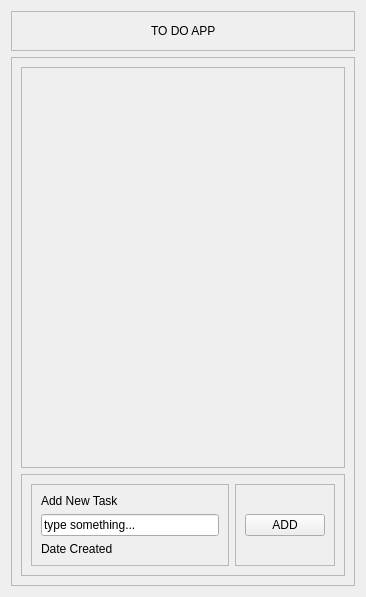
<?xml version="1.0" encoding="UTF-8"?>
<ui version="4.0">
 <class>ToDoApp</class>
 <widget class="QWidget" name="ToDoApp">
  <property name="geometry">
   <rect>
    <x>0</x>
    <y>0</y>
    <width>366</width>
    <height>597</height>
   </rect>
  </property>
  <property name="windowTitle">
   <string>ToDoApp</string>
  </property>
  <layout class="QVBoxLayout" name="verticalLayout">
   <item>
    <widget class="QFrame" name="TitleBarFrame">
     <property name="frameShape">
      <enum>QFrame::StyledPanel</enum>
     </property>
     <property name="frameShadow">
      <enum>QFrame::Raised</enum>
     </property>
     <layout class="QHBoxLayout" name="horizontalLayout">
      <item>
       <spacer name="horizontalSpacer">
        <property name="orientation">
         <enum>Qt::Horizontal</enum>
        </property>
        <property name="sizeHint" stdset="0">
         <size>
          <width>343</width>
          <height>20</height>
         </size>
        </property>
       </spacer>
      </item>
      <item>
       <widget class="QLabel" name="TiitleText">
        <property name="text">
         <string>TO DO APP</string>
        </property>
       </widget>
      </item>
      <item>
       <spacer name="horizontalSpacer_2">
        <property name="orientation">
         <enum>Qt::Horizontal</enum>
        </property>
        <property name="sizeHint" stdset="0">
         <size>
          <width>342</width>
          <height>20</height>
         </size>
        </property>
       </spacer>
      </item>
     </layout>
    </widget>
   </item>
   <item>
    <widget class="QFrame" name="ContentFrame">
     <property name="frameShape">
      <enum>QFrame::StyledPanel</enum>
     </property>
     <property name="frameShadow">
      <enum>QFrame::Raised</enum>
     </property>
     <layout class="QVBoxLayout" name="verticalLayout_2">
      <item>
       <widget class="QScrollArea" name="AllNewTasks">
        <property name="widgetResizable">
         <bool>true</bool>
        </property>
        <widget class="QWidget" name="AllNewTasksContents">
         <property name="geometry">
          <rect>
           <x>0</x>
           <y>0</y>
           <width>326</width>
           <height>397</height>
          </rect>
         </property>
         <layout class="QVBoxLayout" name="verticalLayout_5">
          <item>
           <spacer name="verticalSpacer">
            <property name="orientation">
             <enum>Qt::Vertical</enum>
            </property>
            <property name="sizeHint" stdset="0">
             <size>
              <width>20</width>
              <height>376</height>
             </size>
            </property>
           </spacer>
          </item>
         </layout>
        </widget>
       </widget>
      </item>
      <item>
       <widget class="QFrame" name="AddToDoList">
        <property name="frameShape">
         <enum>QFrame::StyledPanel</enum>
        </property>
        <property name="frameShadow">
         <enum>QFrame::Raised</enum>
        </property>
        <layout class="QHBoxLayout" name="horizontalLayout_2">
         <item>
          <widget class="QFrame" name="AddLeft">
           <property name="frameShape">
            <enum>QFrame::StyledPanel</enum>
           </property>
           <property name="frameShadow">
            <enum>QFrame::Raised</enum>
           </property>
           <layout class="QVBoxLayout" name="verticalLayout_3">
            <item>
             <widget class="QLabel" name="NewTaskText">
              <property name="text">
               <string>Add New Task</string>
              </property>
             </widget>
            </item>
            <item>
             <widget class="QLineEdit" name="NewTaskLineEdit">
              <property name="text">
               <string>type something...</string>
              </property>
             </widget>
            </item>
            <item>
             <widget class="QLabel" name="NewDateText">
              <property name="text">
               <string>Date Created</string>
              </property>
             </widget>
            </item>
           </layout>
          </widget>
         </item>
         <item>
          <widget class="QFrame" name="AddRight">
           <property name="frameShape">
            <enum>QFrame::StyledPanel</enum>
           </property>
           <property name="frameShadow">
            <enum>QFrame::Raised</enum>
           </property>
           <layout class="QVBoxLayout" name="verticalLayout_4">
            <item>
             <widget class="QPushButton" name="AddNewBtn">
              <property name="text">
               <string>ADD</string>
              </property>
             </widget>
            </item>
           </layout>
          </widget>
         </item>
        </layout>
       </widget>
      </item>
     </layout>
    </widget>
   </item>
  </layout>
 </widget>
 <resources/>
 <connections/>
</ui>
